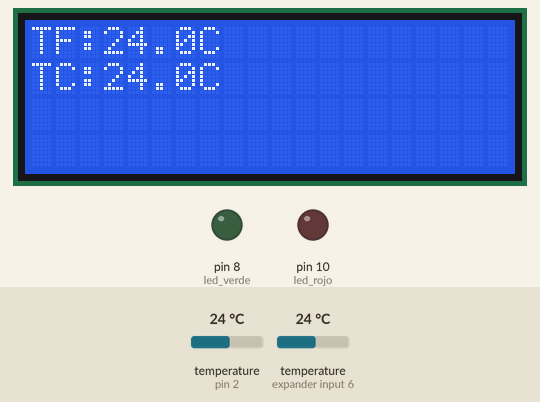
This sketch was run on a simulated Arduino Uno, built with avr-gcc and run on an emulated ATmega328P. Parts: 20×4 character LCD, output pins drawn as LEDs (lit = HIGH). The inputs (shaded band) are chosen by the test bench; at power-on: temperature (sensors on pin 2, expander input 6) 24 °C.

Above: at 1.3 s.
1.4 s: temperature (sensor on pin 2) set to 10.5 °C
At 3.2 s:
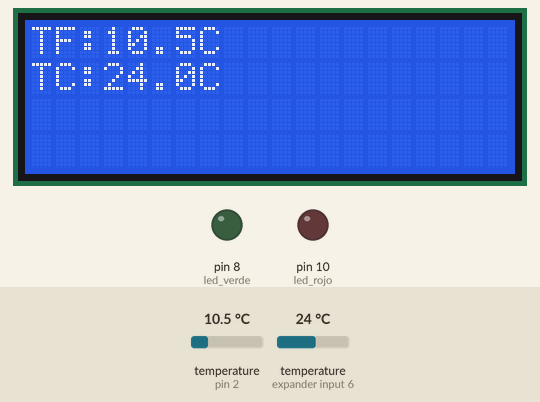
4.2 s: temperature (sensor on pin 2) set to 9.2 °C
At 4.9 s:
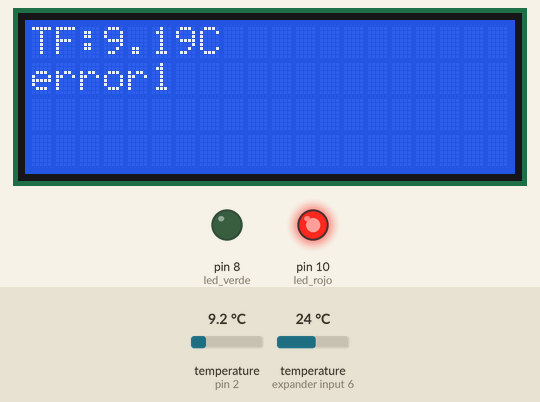
6.7 s: temperature (sensor on pin 2) set to 12 °C
At 9.4 s:
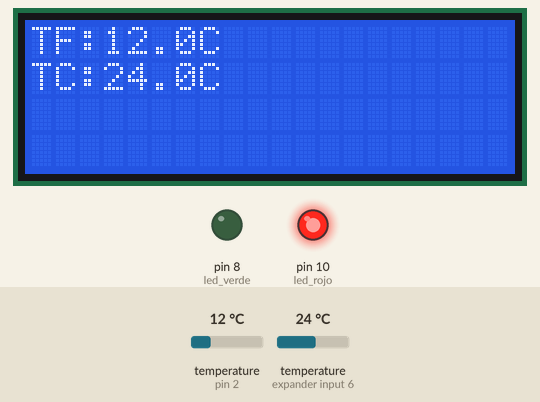
9.7 s: temperature (sensor on expander input 6) set to 10.7 °C
At 11.5 s:
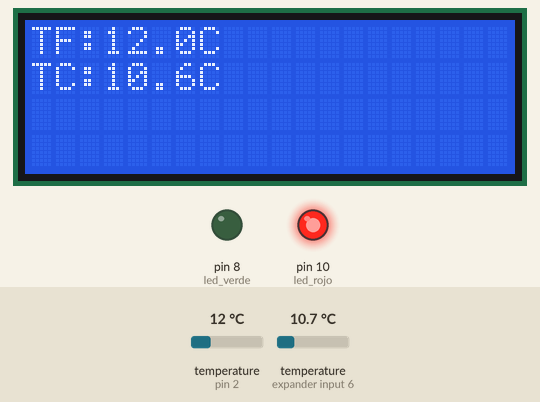
12.2 s: temperature (sensor on expander input 6) set to 9.6 °C
At 14.8 s:
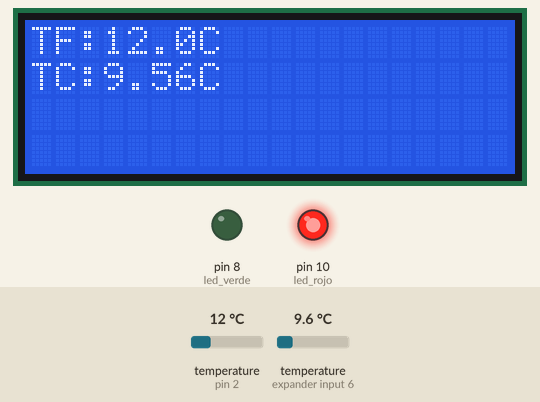
15.1 s: temperature (sensor on expander input 6) set to 12 °C
At 16.9 s:
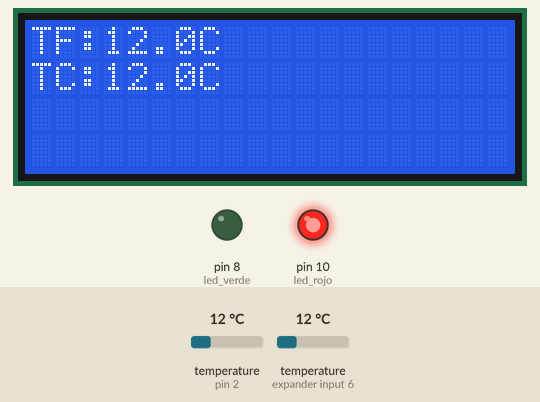
Timing chart, 0 to 18.4 s (numbered marks = the images above; inputs shaded):
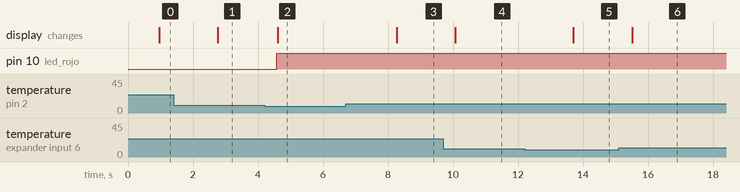

The sketch:

medidor_V1.ino
```cpp
#include <OneWire.h>
#include <DallasTemperature.h>
#include <Wire.h>
#include <LiquidCrystal_I2C.h>

LiquidCrystal_I2C lcd(0x27, 20, 4);  // set the LCD address to 0x27 for a 16 chars and 2 line display

// Pin del bus OneWire
const int oneWireBus = 2;  // Cambia el número del pin según tu configuración

// Direcciones de los sensores DS18B20
DeviceAddress sensorFrio = { 0x28, 0x52, 0x1E, 0x28, 0x0, 0x0, 0x80, 0x60 };
DeviceAddress sensorCaliente = { 0x28, 0x68, 0x4, 0x28, 0x0, 0x0, 0x80, 0x83 };

OneWire oneWire(oneWireBus);
DallasTemperature sensors(&oneWire);

// Pines de los LEDs
const int led_verde = 8;  // Cambia el número del pin según tu configuración
const int led_rojo = 10;  // Cambia el número del pin según tu configuración
void setup() {

  sensors.begin();
  pinMode(led_verde, OUTPUT);
  pinMode(led_rojo, OUTPUT);
  lcd.init();  // initialize the lcd
  lcd.init();
  lcd.backlight();
}

void loop() {
  sensors.requestTemperatures();

  float tempFrio = sensors.getTempC(sensorFrio);
  float tempCaliente = sensors.getTempC(sensorCaliente);
  lcd.setCursor(0, 0);
  lcd.print("TF: ");
  lcd.setCursor(3, 0);
  lcd.print(tempFrio);
  lcd.setCursor(7, 0);
  lcd.print("C");
  lcd.setCursor(0, 1);
  lcd.print("TC: ");
  lcd.setCursor(3, 1);
  lcd.print(tempCaliente);
  lcd.setCursor(7, 1);
  lcd.println("C");
  lcd.setCursor(8, 1);
  lcd.println("        ");


  // Verificar las condiciones de temperatura y encender los LEDs correspondientes
  if (tempFrio <= 10.0 && tempCaliente >= 70.0) {
    digitalWrite(led_rojo, LOW);    // Encender el otro LED
    digitalWrite(led_verde, HIGH);  // Encender LED
    lcd.setCursor(0, 0);
    lcd.print("maquina aprobada");

  } else if (tempCaliente >= 70.0 && tempFrio > 10.0) {
    digitalWrite(led_rojo, HIGH);  // Encender el otro LED
    digitalWrite(led_verde, LOW);  // Encender el otro LED
    lcd.setCursor(0, 0);
    lcd.print("                  ");
    lcd.setCursor(0, 0);
    lcd.print("error2");
  } else if (tempCaliente <= 70.0 && tempFrio <= 10.0) {
    digitalWrite(led_rojo, HIGH);  // Encender el otro LED
    lcd.setCursor(0, 0);
    lcd.print("TF: ");
    lcd.setCursor(3, 0);
    lcd.print(tempFrio);
    lcd.setCursor(7, 0);
    lcd.print("C");

    lcd.setCursor(0, 1);
    lcd.print("            ");
    lcd.setCursor(0, 1);
    lcd.print("error1");
  }
  delay(1000);  // Pausa de 1 segundo entre lecturas
}
```

Measured:
- the behaviour switches between 10.1 and 10 °C on temperature (sensor on pin 2) (found by bisection; images 1 and 2)
- after the input at 1.4 s, the display: changes after 1.4 s (image 1)
- after the input at 4.2 s, pin 10 (led_rojo): LOW → HIGH after 0.38 s; the display: changes after 0.41 s (image 2)
- after the input at 6.7 s, the display: changes after 1.6 s (image 3)
- after the input at 9.7 s, the display: changes after 0.38 s (image 4)
- after the input at 12.2 s, the display: changes after 1.5 s (image 5)
- after the input at 15.1 s, the display: changes after 0.41 s (image 6)
